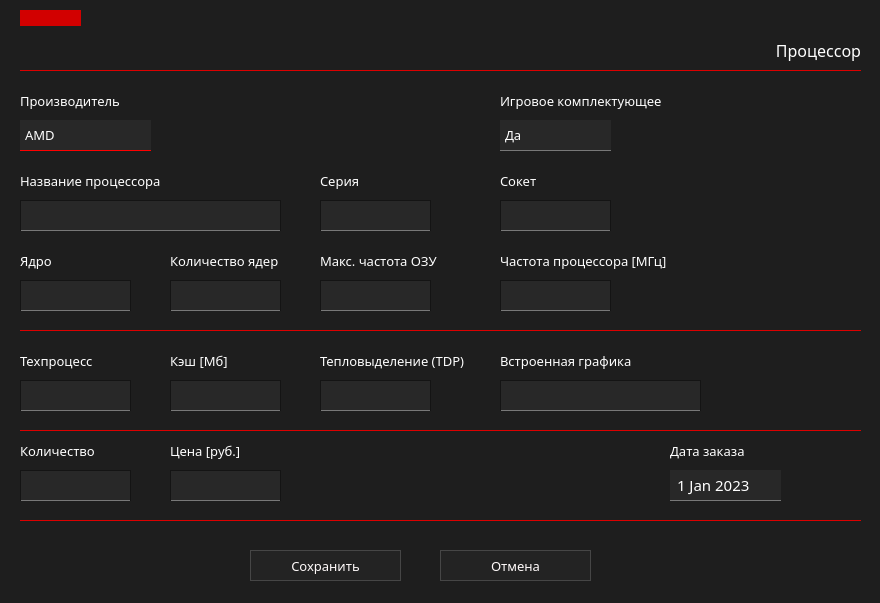
<?xml version="1.0" encoding="UTF-8"?>
<ui version="4.0">
 <class>addChProcWidg</class>
 <widget class="QWidget" name="addChProcWidg">
  <property name="geometry">
   <rect>
    <x>0</x>
    <y>0</y>
    <width>880</width>
    <height>603</height>
   </rect>
  </property>
  <property name="windowTitle">
   <string>Form</string>
  </property>
  <property name="windowIcon">
   <iconset>
    <normaloff>../../images/win_add_icon.png</normaloff>../../images/win_add_icon.png</iconset>
  </property>
  <property name="styleSheet">
   <string notr="true">QWidget
{
    background: rgb(30, 30, 30);
	color: white;
}
</string>
  </property>
  <widget class="QLabel" name="lbSocket">
   <property name="geometry">
    <rect>
     <x>500</x>
     <y>170</y>
     <width>101</width>
     <height>21</height>
    </rect>
   </property>
   <property name="font">
    <font>
     <family>Montserrat SemiBold</family>
     <pointsize>10</pointsize>
    </font>
   </property>
   <property name="styleSheet">
    <string notr="true">border:0px;</string>
   </property>
   <property name="text">
    <string>Сокет</string>
   </property>
  </widget>
  <widget class="QLabel" name="lbFreq">
   <property name="geometry">
    <rect>
     <x>500</x>
     <y>250</y>
     <width>211</width>
     <height>21</height>
    </rect>
   </property>
   <property name="font">
    <font>
     <family>Montserrat SemiBold</family>
     <pointsize>10</pointsize>
    </font>
   </property>
   <property name="styleSheet">
    <string notr="true">border:0px;</string>
   </property>
   <property name="text">
    <string>Частота процессора [МГц]</string>
   </property>
  </widget>
  <widget class="QLabel" name="lbComplect">
   <property name="geometry">
    <rect>
     <x>760</x>
     <y>40</y>
     <width>101</width>
     <height>21</height>
    </rect>
   </property>
   <property name="font">
    <font>
     <family>Montserrat SemiBold</family>
     <pointsize>12</pointsize>
    </font>
   </property>
   <property name="styleSheet">
    <string notr="true">border:0px;</string>
   </property>
   <property name="text">
    <string>Процессор</string>
   </property>
   <property name="alignment">
    <set>Qt::AlignRight|Qt::AlignTrailing|Qt::AlignVCenter</set>
   </property>
  </widget>
  <widget class="Line" name="line_2">
   <property name="geometry">
    <rect>
     <x>20</x>
     <y>330</y>
     <width>841</width>
     <height>16</height>
    </rect>
   </property>
   <property name="styleSheet">
    <string notr="true">border:0px;
border-top: 1px solid rgb(220, 0, 0);</string>
   </property>
   <property name="orientation">
    <enum>Qt::Horizontal</enum>
   </property>
  </widget>
  <widget class="QPushButton" name="btnSave">
   <property name="geometry">
    <rect>
     <x>250</x>
     <y>550</y>
     <width>151</width>
     <height>31</height>
    </rect>
   </property>
   <property name="font">
    <font>
     <family>Montserrat Medium</family>
     <pointsize>10</pointsize>
    </font>
   </property>
   <property name="styleSheet">
    <string notr="true">QPushButton{
	border:1px solid rgb(70,70,70);
	background-color: rgb(35,35,35);
	color: #fffafa;
}

QPushButton::hover
{
	border:1px;
	background-color: rgb(60,60,60);
	border-bottom: 1px solid rgb(0, 255, 8);
}
</string>
   </property>
   <property name="text">
    <string>Сохранить</string>
   </property>
  </widget>
  <widget class="QPushButton" name="btnCancel">
   <property name="geometry">
    <rect>
     <x>440</x>
     <y>550</y>
     <width>151</width>
     <height>31</height>
    </rect>
   </property>
   <property name="font">
    <font>
     <family>Montserrat Medium</family>
     <pointsize>10</pointsize>
    </font>
   </property>
   <property name="styleSheet">
    <string notr="true">QPushButton{
	border:1px solid rgb(70,70,70);
	background-color: rgb(35,35,35);
	color: #fffafa;
}

QPushButton::hover
{
	border:1px;
	background-color: rgb(60,60,60);
	border-color: rgb(40,40,40);
	border-bottom: 1px solid  red;
	color: red;
}
</string>
   </property>
   <property name="text">
    <string>Отмена</string>
   </property>
   <property name="autoDefault">
    <bool>false</bool>
   </property>
   <property name="default">
    <bool>false</bool>
   </property>
   <property name="flat">
    <bool>false</bool>
   </property>
  </widget>
  <widget class="QLabel" name="lbCore">
   <property name="geometry">
    <rect>
     <x>20</x>
     <y>250</y>
     <width>111</width>
     <height>21</height>
    </rect>
   </property>
   <property name="font">
    <font>
     <family>Montserrat SemiBold</family>
     <pointsize>10</pointsize>
    </font>
   </property>
   <property name="styleSheet">
    <string notr="true">border:0px;</string>
   </property>
   <property name="text">
    <string>Ядро</string>
   </property>
  </widget>
  <widget class="Line" name="line_4">
   <property name="geometry">
    <rect>
     <x>20</x>
     <y>520</y>
     <width>841</width>
     <height>16</height>
    </rect>
   </property>
   <property name="styleSheet">
    <string notr="true">border:0px;
border-top: 1px solid rgb(220, 0, 0);</string>
   </property>
   <property name="orientation">
    <enum>Qt::Horizontal</enum>
   </property>
  </widget>
  <widget class="Line" name="line_3">
   <property name="geometry">
    <rect>
     <x>20</x>
     <y>430</y>
     <width>841</width>
     <height>16</height>
    </rect>
   </property>
   <property name="styleSheet">
    <string notr="true">border:0px;
border-top: 1px solid rgb(220, 0, 0);</string>
   </property>
   <property name="orientation">
    <enum>Qt::Horizontal</enum>
   </property>
  </widget>
  <widget class="QLabel" name="lbGraphics">
   <property name="geometry">
    <rect>
     <x>500</x>
     <y>350</y>
     <width>171</width>
     <height>21</height>
    </rect>
   </property>
   <property name="font">
    <font>
     <family>Montserrat SemiBold</family>
     <pointsize>10</pointsize>
    </font>
   </property>
   <property name="styleSheet">
    <string notr="true">border:0px;</string>
   </property>
   <property name="text">
    <string>Встроенная графика</string>
   </property>
  </widget>
  <widget class="QLabel" name="lbPrice">
   <property name="geometry">
    <rect>
     <x>170</x>
     <y>440</y>
     <width>111</width>
     <height>21</height>
    </rect>
   </property>
   <property name="font">
    <font>
     <family>Montserrat SemiBold</family>
     <pointsize>10</pointsize>
    </font>
   </property>
   <property name="styleSheet">
    <string notr="true">border:0px;</string>
   </property>
   <property name="text">
    <string>Цена [руб.]</string>
   </property>
  </widget>
  <widget class="QLineEdit" name="leTdp">
   <property name="geometry">
    <rect>
     <x>320</x>
     <y>380</y>
     <width>111</width>
     <height>31</height>
    </rect>
   </property>
   <property name="font">
    <font>
     <family>Montserrat Medium</family>
     <pointsize>10</pointsize>
    </font>
   </property>
   <property name="styleSheet">
    <string notr="true">QLineEdit{
	padding-left: 5px;
	border: 1px solid rgb(20,20,20);
	background-color: rgb(40,40,40);
	border-bottom: 1px solid  rgb(120,120,120);
	selection-background-color: rgb(105, 0, 0);
}

QLineEdit:hover{
	background-color: rgb(55,55,55);
	border-bottom: 1px solid  red;
}</string>
   </property>
   <property name="inputMask">
    <string/>
   </property>
   <property name="placeholderText">
    <string/>
   </property>
  </widget>
  <widget class="QLabel" name="lbProcProizv">
   <property name="geometry">
    <rect>
     <x>20</x>
     <y>90</y>
     <width>111</width>
     <height>21</height>
    </rect>
   </property>
   <property name="font">
    <font>
     <family>Montserrat SemiBold</family>
     <pointsize>10</pointsize>
    </font>
   </property>
   <property name="styleSheet">
    <string notr="true">border:0px;</string>
   </property>
   <property name="text">
    <string>Производитель</string>
   </property>
  </widget>
  <widget class="QLabel" name="lbNcores">
   <property name="geometry">
    <rect>
     <x>170</x>
     <y>250</y>
     <width>141</width>
     <height>21</height>
    </rect>
   </property>
   <property name="font">
    <font>
     <family>Montserrat SemiBold</family>
     <pointsize>10</pointsize>
    </font>
   </property>
   <property name="styleSheet">
    <string notr="true">border:0px;</string>
   </property>
   <property name="text">
    <string>Количество ядер</string>
   </property>
  </widget>
  <widget class="QLineEdit" name="lePrice">
   <property name="geometry">
    <rect>
     <x>170</x>
     <y>470</y>
     <width>111</width>
     <height>31</height>
    </rect>
   </property>
   <property name="font">
    <font>
     <family>Montserrat Medium</family>
     <pointsize>10</pointsize>
    </font>
   </property>
   <property name="styleSheet">
    <string notr="true">QLineEdit{
	padding-left: 5px;
	border: 1px solid rgb(20,20,20);
	background-color: rgb(40,40,40);
	border-bottom: 1px solid  rgb(120,120,120);
	selection-background-color: rgb(105, 0, 0);
}

QLineEdit:hover{
	background-color: rgb(55,55,55);
	border-bottom: 1px solid  red;
}</string>
   </property>
   <property name="inputMask">
    <string/>
   </property>
  </widget>
  <widget class="Line" name="line">
   <property name="geometry">
    <rect>
     <x>20</x>
     <y>70</y>
     <width>841</width>
     <height>16</height>
    </rect>
   </property>
   <property name="styleSheet">
    <string notr="true">border:0px;
border-top: 1px solid rgb(220, 0, 0);</string>
   </property>
   <property name="orientation">
    <enum>Qt::Horizontal</enum>
   </property>
  </widget>
  <widget class="Line" name="rectangle">
   <property name="geometry">
    <rect>
     <x>20</x>
     <y>10</y>
     <width>61</width>
     <height>16</height>
    </rect>
   </property>
   <property name="styleSheet">
    <string notr="true">background-color: rgb(210, 0, 0);
border: 1px solid rgb(210, 0, 0);</string>
   </property>
   <property name="orientation">
    <enum>Qt::Horizontal</enum>
   </property>
  </widget>
  <widget class="QLabel" name="lbKol">
   <property name="geometry">
    <rect>
     <x>20</x>
     <y>440</y>
     <width>121</width>
     <height>21</height>
    </rect>
   </property>
   <property name="font">
    <font>
     <family>Montserrat SemiBold</family>
     <pointsize>10</pointsize>
    </font>
   </property>
   <property name="styleSheet">
    <string notr="true">border:0px;</string>
   </property>
   <property name="text">
    <string>Количество</string>
   </property>
  </widget>
  <widget class="QLineEdit" name="leCore">
   <property name="geometry">
    <rect>
     <x>20</x>
     <y>280</y>
     <width>111</width>
     <height>31</height>
    </rect>
   </property>
   <property name="font">
    <font>
     <family>Montserrat Medium</family>
     <pointsize>10</pointsize>
    </font>
   </property>
   <property name="styleSheet">
    <string notr="true">QLineEdit{
	padding-left: 5px;
	border: 1px solid rgb(20,20,20);
	background-color: rgb(40,40,40);
	border-bottom: 1px solid  rgb(120,120,120);
	selection-background-color: rgb(105, 0, 0);
}

QLineEdit:hover{
	background-color: rgb(55,55,55);
	border-bottom: 1px solid  red;
}</string>
   </property>
   <property name="inputMask">
    <string/>
   </property>
  </widget>
  <widget class="QLabel" name="lbDate">
   <property name="geometry">
    <rect>
     <x>670</x>
     <y>440</y>
     <width>111</width>
     <height>21</height>
    </rect>
   </property>
   <property name="font">
    <font>
     <family>Montserrat SemiBold</family>
     <pointsize>10</pointsize>
    </font>
   </property>
   <property name="styleSheet">
    <string notr="true">border:0px;</string>
   </property>
   <property name="text">
    <string>Дата заказа</string>
   </property>
  </widget>
  <widget class="QLineEdit" name="leRamFreq">
   <property name="geometry">
    <rect>
     <x>320</x>
     <y>280</y>
     <width>111</width>
     <height>31</height>
    </rect>
   </property>
   <property name="font">
    <font>
     <family>Montserrat Medium</family>
     <pointsize>10</pointsize>
    </font>
   </property>
   <property name="styleSheet">
    <string notr="true">QLineEdit{
	padding-left: 5px;
	border: 1px solid rgb(20,20,20);
	background-color: rgb(40,40,40);
	border-bottom: 1px solid  rgb(120,120,120);
	selection-background-color: rgb(105, 0, 0);
}

QLineEdit:hover{
	background-color: rgb(55,55,55);
	border-bottom: 1px solid  red;
}</string>
   </property>
   <property name="inputMask">
    <string/>
   </property>
  </widget>
  <widget class="QLabel" name="lbTdp">
   <property name="geometry">
    <rect>
     <x>320</x>
     <y>350</y>
     <width>171</width>
     <height>21</height>
    </rect>
   </property>
   <property name="font">
    <font>
     <family>Montserrat SemiBold</family>
     <pointsize>10</pointsize>
    </font>
   </property>
   <property name="styleSheet">
    <string notr="true">border:0px;</string>
   </property>
   <property name="text">
    <string>Тепловыделение (TDP)</string>
   </property>
  </widget>
  <widget class="QLineEdit" name="leSocket">
   <property name="geometry">
    <rect>
     <x>500</x>
     <y>200</y>
     <width>111</width>
     <height>31</height>
    </rect>
   </property>
   <property name="font">
    <font>
     <family>Montserrat Medium</family>
     <pointsize>10</pointsize>
    </font>
   </property>
   <property name="styleSheet">
    <string notr="true">QLineEdit{
	padding-left: 5px;
	border: 1px solid rgb(20,20,20);
	background-color: rgb(40,40,40);
	border-bottom: 1px solid  rgb(120,120,120);
	selection-background-color: rgb(105, 0, 0);
}

QLineEdit:hover{
	background-color: rgb(55,55,55);
	border-bottom: 1px solid  red;
}</string>
   </property>
  </widget>
  <widget class="QLabel" name="lbRamFreq">
   <property name="geometry">
    <rect>
     <x>320</x>
     <y>250</y>
     <width>151</width>
     <height>21</height>
    </rect>
   </property>
   <property name="font">
    <font>
     <family>Montserrat SemiBold</family>
     <pointsize>10</pointsize>
    </font>
   </property>
   <property name="styleSheet">
    <string notr="true">border:0px;</string>
   </property>
   <property name="text">
    <string>Макс. частота ОЗУ</string>
   </property>
  </widget>
  <widget class="QLabel" name="lbFullName">
   <property name="geometry">
    <rect>
     <x>20</x>
     <y>170</y>
     <width>221</width>
     <height>21</height>
    </rect>
   </property>
   <property name="font">
    <font>
     <family>Montserrat SemiBold</family>
     <pointsize>10</pointsize>
    </font>
   </property>
   <property name="styleSheet">
    <string notr="true"/>
   </property>
   <property name="text">
    <string>Название процессора</string>
   </property>
  </widget>
  <widget class="QLineEdit" name="leFreq">
   <property name="geometry">
    <rect>
     <x>500</x>
     <y>280</y>
     <width>111</width>
     <height>31</height>
    </rect>
   </property>
   <property name="font">
    <font>
     <family>Montserrat Medium</family>
     <pointsize>10</pointsize>
    </font>
   </property>
   <property name="styleSheet">
    <string notr="true">QLineEdit{
	padding-left: 5px;
	border: 1px solid rgb(20,20,20);
	background-color: rgb(40,40,40);
	border-bottom: 1px solid  rgb(120,120,120);
	selection-background-color: rgb(105, 0, 0);
}

QLineEdit:hover{
	background-color: rgb(55,55,55);
	border-bottom: 1px solid  red;
}</string>
   </property>
   <property name="inputMask">
    <string/>
   </property>
  </widget>
  <widget class="QLineEdit" name="leNcores">
   <property name="geometry">
    <rect>
     <x>170</x>
     <y>280</y>
     <width>111</width>
     <height>31</height>
    </rect>
   </property>
   <property name="font">
    <font>
     <family>Montserrat Medium</family>
     <pointsize>10</pointsize>
    </font>
   </property>
   <property name="styleSheet">
    <string notr="true">QLineEdit{
	padding-left: 5px;
	border: 1px solid rgb(20,20,20);
	background-color: rgb(40,40,40);
	border-bottom: 1px solid  rgb(120,120,120);
	selection-background-color: rgb(105, 0, 0);
}

QLineEdit:hover{
	background-color: rgb(55,55,55);
	border-bottom: 1px solid  red;
}</string>
   </property>
  </widget>
  <widget class="QComboBox" name="cbProizv">
   <property name="geometry">
    <rect>
     <x>20</x>
     <y>120</y>
     <width>131</width>
     <height>31</height>
    </rect>
   </property>
   <property name="font">
    <font>
     <family>Montserrat Medium</family>
     <pointsize>10</pointsize>
    </font>
   </property>
   <property name="styleSheet">
    <string notr="true">QComboBox{
	background-color: rgb(40,40,40);
	border: 1px;
	border-bottom: 1px solid red;
	padding-left: 5px;
	selection-background-color: rgb(105, 0, 0);
}

QComboBox QListView{
	border: 1px solid red;
	padding-left: 5px;
	selection-background-color: rgb(105, 0, 0);
}

QComboBox:hover{
	background-color: rgb(55,55,55);
}

QComboBox::drop-down{
border: 0px;
}

QComboBox::down-arrow {
border-image: url(&quot;E:/pcconf/images/down-arrow.png&quot;);
width: 17px;
height: 17px;
margin-right: 5px;
}

QComboBox::down-arrow:on {
	border-image: url(&quot;E:/pcconf/images/up-arrow.png&quot;);
	width: 17px;
	height: 17px;
	margin-right: 5px;
}

QComboBox:on{
border: 2px solid rgb(100,0,0);
}

QComboBox QAbstractItemView {
	background: rgb(250, 250, 250);
	border-width: 1px;
	border-style: solid;
	border-color: rgb(235, 235, 235);
	selection-background-color: rgb(240, 240, 240);
	selection-color: rgb(25, 25, 25);
}
</string>
   </property>
   <property name="editable">
    <bool>false</bool>
   </property>
   <property name="iconSize">
    <size>
     <width>20</width>
     <height>20</height>
    </size>
   </property>
   <property name="duplicatesEnabled">
    <bool>false</bool>
   </property>
   <property name="frame">
    <bool>false</bool>
   </property>
   <property name="modelColumn">
    <number>0</number>
   </property>
   <item>
    <property name="text">
     <string>AMD</string>
    </property>
   </item>
   <item>
    <property name="text">
     <string>Intel</string>
    </property>
   </item>
  </widget>
  <widget class="QLineEdit" name="leKol">
   <property name="geometry">
    <rect>
     <x>20</x>
     <y>470</y>
     <width>111</width>
     <height>31</height>
    </rect>
   </property>
   <property name="font">
    <font>
     <family>Montserrat Medium</family>
     <pointsize>10</pointsize>
    </font>
   </property>
   <property name="styleSheet">
    <string notr="true">QLineEdit{
	padding-left: 5px;
	border: 1px solid rgb(20,20,20);
	background-color: rgb(40,40,40);
	border-bottom: 1px solid  rgb(120,120,120);
	selection-background-color: rgb(105, 0, 0);
}

QLineEdit:hover{
	background-color: rgb(55,55,55);
	border-bottom: 1px solid  red;
}</string>
   </property>
   <property name="inputMask">
    <string/>
   </property>
  </widget>
  <widget class="QLabel" name="lbSeries">
   <property name="geometry">
    <rect>
     <x>320</x>
     <y>170</y>
     <width>101</width>
     <height>21</height>
    </rect>
   </property>
   <property name="font">
    <font>
     <family>Montserrat SemiBold</family>
     <pointsize>10</pointsize>
    </font>
   </property>
   <property name="styleSheet">
    <string notr="true">border:0px;</string>
   </property>
   <property name="text">
    <string>Серия</string>
   </property>
  </widget>
  <widget class="QLineEdit" name="leFullName">
   <property name="geometry">
    <rect>
     <x>20</x>
     <y>200</y>
     <width>261</width>
     <height>31</height>
    </rect>
   </property>
   <property name="font">
    <font>
     <family>Montserrat Medium</family>
     <pointsize>10</pointsize>
    </font>
   </property>
   <property name="styleSheet">
    <string notr="true">QLineEdit{
	padding-left: 5px;
	border: 1px solid rgb(20,20,20);
	background-color: rgb(40,40,40);
	border-bottom: 1px solid  rgb(120,120,120);
	selection-background-color: rgb(105, 0, 0);
}

QLineEdit:hover{
	background-color: rgb(55,55,55);
	border-bottom: 1px solid  red;
}</string>
   </property>
  </widget>
  <widget class="QLineEdit" name="leTechproc">
   <property name="geometry">
    <rect>
     <x>20</x>
     <y>380</y>
     <width>111</width>
     <height>31</height>
    </rect>
   </property>
   <property name="font">
    <font>
     <family>Montserrat Medium</family>
     <pointsize>10</pointsize>
    </font>
   </property>
   <property name="styleSheet">
    <string notr="true">QLineEdit{
	padding-left: 5px;
	border: 1px solid rgb(20,20,20);
	background-color: rgb(40,40,40);
	border-bottom: 1px solid  rgb(120,120,120);
	selection-background-color: rgb(105, 0, 0);
}

QLineEdit:hover{
	background-color: rgb(55,55,55);
	border-bottom: 1px solid  red;
}</string>
   </property>
   <property name="inputMask">
    <string/>
   </property>
   <property name="placeholderText">
    <string/>
   </property>
  </widget>
  <widget class="QLabel" name="lbTechproc">
   <property name="geometry">
    <rect>
     <x>20</x>
     <y>350</y>
     <width>111</width>
     <height>21</height>
    </rect>
   </property>
   <property name="font">
    <font>
     <family>Montserrat SemiBold</family>
     <pointsize>10</pointsize>
    </font>
   </property>
   <property name="styleSheet">
    <string notr="true">border:0px;</string>
   </property>
   <property name="text">
    <string>Техпроцесс</string>
   </property>
  </widget>
  <widget class="QDateEdit" name="dateEdit">
   <property name="geometry">
    <rect>
     <x>670</x>
     <y>470</y>
     <width>111</width>
     <height>31</height>
    </rect>
   </property>
   <property name="font">
    <font>
     <family>Montserrat Medium</family>
     <pointsize>11</pointsize>
    </font>
   </property>
   <property name="styleSheet">
    <string notr="true">QDateEdit{
	background-color: rgb(40,40,40);
	border: 1px;
	border-bottom: 1px solid rgb(120,120,120);
	padding-left: 5px;
}
QDateEdit:hover{
	background-color: rgb(55,55,55);
	border-bottom: 1px solid red;
}
QDateEdit::drop-down{
	border: 0px;
}

QDateEdit::down-arrow {
	border-image: url(&quot;E:/pcconf/images/down-arrow-gray.png&quot;);
	width: 17px;
	height: 17px;
	margin-right: 5px;
}

QDateEdit::down-arrow:on {
	border-image: url(&quot;E:/pcconf/images/up-arrow-gray.png&quot;);
	width: 17px;
	height: 17px;
	margin-right: 5px;
	border: 2px solid rgb(100,0,0)
}

QDateEdit:on{
	border: 2px solid rgb(100,0,0);
}

QDateEdit::up-arrow {
	border-image: url(&quot;E:/pcconf/images/up-arrow-gray.png&quot;);
	width: 17px;
	height: 17px;
	margin-right: 5px;
}

QCalendarWidget QWidget#qt_calendar_navigationbar { background-color: rgb(40,40,40); }
QCalendarWidget QToolButton {
    background: transparent;
	border: none;
	width: 70px;
	height: 25px;
	color: rgb(220,220,220);
	font-size: 14px;
	icon-size: 30px, 30px;
}

QToolButton#qt_calendar_prevmonth {
    background: rgb(45,45,45);
    border: none;
    width: 30px;
	height: 25px;
    qproperty-icon:  url(&quot;E:/pcconf/images/left-arrow.png&quot;);
	icon-size: 20px, 20px;
	border-bottom: 1px solid red;
}
QToolButton#qt_calendar_nextmonth {
    background: rgb(35,35,35);
    border: none;
    width: 30px;
	height: 25px;
    qproperty-icon:  url(&quot;E:/pcconf/images/right-arrow.png&quot;);
	icon-size: 20px, 20px;
	border-bottom: 1px solid red;
}

QCalendarWidget QMenu {
	width: 100px;
	left: 10px;
	color: white;
	font-size: 14px;
	background-color: rgb(80, 80, 80);
	selection-color: rgb(220,0,0);
}

QCalendarWidget QSpinBox { 
	width: 45px; 
	font-size:14px; 
	color: white; 
    background: transparent;
	selection-background-color: rgb(105, 0, 0);
	selection-color: rgb(255, 255, 255);
}
QCalendarWidget QSpinBox::up-button { subcontrol-origin: border;  subcontrol-position: top right;  width:15px; height: 15px; border:1px solid rgb(30,30,30); }
QCalendarWidget QSpinBox::down-button { subcontrol-origin: border; subcontrol-position: bottom right;  width:15px;  height: 15px; border:1px solid rgb(30,30,30);}
QCalendarWidget QSpinBox::up-arrow { border-image: url(&quot;E:/pcconf/images/up-arrow.png&quot;); }
QCalendarWidget QSpinBox::down-arrow { border-image: url(&quot;E:/pcconf/images/down-arrow.png&quot;);}
 
/* header row */
QCalendarWidget QWidget { alternate-background-color: rgb(50, 50, 50);  border-bottom: 1px solid red; }
 
/* normal days */
QCalendarWidget QAbstractItemView:enabled 
{
	font-size:12px;  
	color: rgb(180, 180, 180);  
	background-color: rgb(15, 15, 15);  
	selection-background-color: rgb(64, 64, 64); 
	selection-color: rgb(0, 255, 0); 
	selection-border-color: red;
	height: 30px;
}
 
/* days in other months */
QCalendarWidget QAbstractItemView:disabled { color: rgb(80, 80, 80); }</string>
   </property>
   <property name="showGroupSeparator" stdset="0">
    <bool>true</bool>
   </property>
   <property name="minimumDateTime">
    <datetime>
     <hour>0</hour>
     <minute>0</minute>
     <second>0</second>
     <year>2023</year>
     <month>1</month>
     <day>1</day>
    </datetime>
   </property>
   <property name="maximumDate">
    <date>
     <year>2030</year>
     <month>12</month>
     <day>31</day>
    </date>
   </property>
   <property name="calendarPopup">
    <bool>true</bool>
   </property>
   <property name="date">
    <date>
     <year>2023</year>
     <month>1</month>
     <day>1</day>
    </date>
   </property>
  </widget>
  <widget class="QLineEdit" name="leSeries">
   <property name="geometry">
    <rect>
     <x>320</x>
     <y>200</y>
     <width>111</width>
     <height>31</height>
    </rect>
   </property>
   <property name="font">
    <font>
     <family>Montserrat Medium</family>
     <pointsize>10</pointsize>
    </font>
   </property>
   <property name="styleSheet">
    <string notr="true">QLineEdit{
	padding-left: 5px;
	border: 1px solid rgb(20,20,20);
	background-color: rgb(40,40,40);
	border-bottom: 1px solid  rgb(120,120,120);
	selection-background-color: rgb(105, 0, 0);
}

QLineEdit:hover{
	background-color: rgb(55,55,55);
	border-bottom: 1px solid  red;
}</string>
   </property>
   <property name="inputMask">
    <string/>
   </property>
  </widget>
  <widget class="QLineEdit" name="leGraphics">
   <property name="geometry">
    <rect>
     <x>500</x>
     <y>380</y>
     <width>201</width>
     <height>31</height>
    </rect>
   </property>
   <property name="font">
    <font>
     <family>Montserrat Medium</family>
     <pointsize>10</pointsize>
    </font>
   </property>
   <property name="styleSheet">
    <string notr="true">QLineEdit{
	padding-left: 5px;
	border: 1px solid rgb(20,20,20);
	background-color: rgb(40,40,40);
	border-bottom: 1px solid  rgb(120,120,120);
	selection-background-color: rgb(105, 0, 0);
}

QLineEdit:hover{
	background-color: rgb(55,55,55);
	border-bottom: 1px solid  red;
}</string>
   </property>
   <property name="inputMask">
    <string/>
   </property>
   <property name="placeholderText">
    <string/>
   </property>
  </widget>
  <widget class="QLabel" name="lbCache">
   <property name="geometry">
    <rect>
     <x>170</x>
     <y>350</y>
     <width>111</width>
     <height>21</height>
    </rect>
   </property>
   <property name="font">
    <font>
     <family>Montserrat SemiBold</family>
     <pointsize>10</pointsize>
    </font>
   </property>
   <property name="styleSheet">
    <string notr="true">border:0px;</string>
   </property>
   <property name="text">
    <string>Кэш [Мб]</string>
   </property>
  </widget>
  <widget class="QLineEdit" name="leCache">
   <property name="geometry">
    <rect>
     <x>170</x>
     <y>380</y>
     <width>111</width>
     <height>31</height>
    </rect>
   </property>
   <property name="font">
    <font>
     <family>Montserrat Medium</family>
     <pointsize>10</pointsize>
    </font>
   </property>
   <property name="styleSheet">
    <string notr="true">QLineEdit{
	padding-left: 5px;
	border: 1px solid rgb(20,20,20);
	background-color: rgb(40,40,40);
	border-bottom: 1px solid  rgb(120,120,120);
	selection-background-color: rgb(105, 0, 0);
}

QLineEdit:hover{
	background-color: rgb(55,55,55);
	border-bottom: 1px solid  red;
}</string>
   </property>
   <property name="inputMask">
    <string/>
   </property>
  </widget>
  <widget class="QComboBox" name="cbGaming">
   <property name="geometry">
    <rect>
     <x>500</x>
     <y>120</y>
     <width>111</width>
     <height>31</height>
    </rect>
   </property>
   <property name="font">
    <font>
     <family>Montserrat Medium</family>
     <pointsize>10</pointsize>
    </font>
   </property>
   <property name="styleSheet">
    <string notr="true">QComboBox{
	background-color: rgb(40,40,40);
	border: 1px;
	border-bottom: 1px solid rgb(120,120,120);
	padding-left: 5px;
	selection-background-color: rgb(105, 0, 0);
}

QComboBox QListView{
	border: 1px solid red;
	padding-left: 5px;
	selection-background-color: rgb(105, 0, 0);
}

QComboBox:hover{
	background-color: rgb(55,55,55);
	border-bottom: 1px solid red;
}

QComboBox::down-arrow:hover {
border-image: url(&quot;E:/pcconf/images/down-arrow.png&quot;);
width: 17px;
height: 17px;
margin-right: 5px;
}

QComboBox::drop-down{
border: 0px;
}

QComboBox::down-arrow {
border-image: url(&quot;E:/pcconf/images/down-arrow-gray.png&quot;);
width: 17px;
height: 17px;
margin-right: 5px;
}

QComboBox::down-arrow:on {
	border-image: url(&quot;E:/pcconf/images/up-arrow.png&quot;);
	width: 17px;
	height: 17px;
	margin-right: 5px;
}

QComboBox:on{
border: 2px solid rgb(100,0,0);
}

QComboBox QAbstractItemView {
	background: rgb(250, 250, 250);
	border-width: 1px;
	border-style: solid;
	border-color: rgb(235, 235, 235);
	selection-background-color: rgb(240, 240, 240);
	selection-color: rgb(25, 25, 25);
}
</string>
   </property>
   <property name="editable">
    <bool>false</bool>
   </property>
   <property name="iconSize">
    <size>
     <width>20</width>
     <height>20</height>
    </size>
   </property>
   <property name="duplicatesEnabled">
    <bool>false</bool>
   </property>
   <property name="frame">
    <bool>false</bool>
   </property>
   <property name="modelColumn">
    <number>0</number>
   </property>
   <item>
    <property name="text">
     <string>Да</string>
    </property>
   </item>
   <item>
    <property name="text">
     <string>Нет</string>
    </property>
   </item>
  </widget>
  <widget class="QLabel" name="lbProcGaming">
   <property name="geometry">
    <rect>
     <x>500</x>
     <y>90</y>
     <width>191</width>
     <height>21</height>
    </rect>
   </property>
   <property name="font">
    <font>
     <family>Montserrat SemiBold</family>
     <pointsize>10</pointsize>
    </font>
   </property>
   <property name="styleSheet">
    <string notr="true">border:0px;</string>
   </property>
   <property name="text">
    <string>Игровое комплектующее</string>
   </property>
  </widget>
 </widget>
 <resources/>
 <connections>
  <connection>
   <sender>btnCancel</sender>
   <signal>clicked()</signal>
   <receiver>addChProcWidg</receiver>
   <slot>close()</slot>
   <hints>
    <hint type="sourcelabel">
     <x>515</x>
     <y>565</y>
    </hint>
    <hint type="destinationlabel">
     <x>439</x>
     <y>301</y>
    </hint>
   </hints>
  </connection>
 </connections>
</ui>
